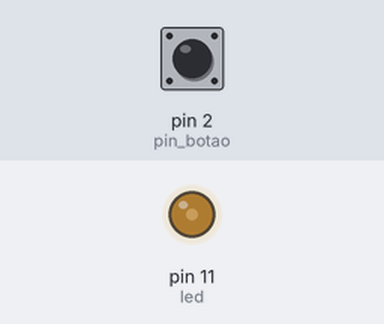
Bench run of a sketch on a simulated Arduino Uno, built with avr-gcc and run on an emulated ATmega328P. On the bench: output pins drawn as LEDs (lit = HIGH). The inputs (shaded band) are chosen by the test bench; at power-on: pin 2 (pin_botao) HIGH.

Above: at 1.2 s.
1.3 s: pin 2 (pin_botao) pulled LOW for 0.15 s
At 1.42 s:
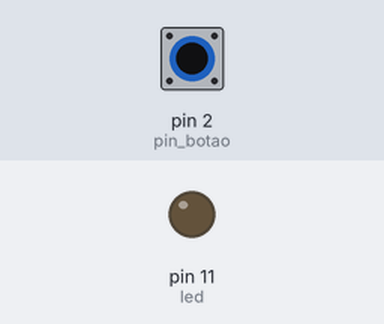
2.9 s: pin 2 (pin_botao) pulled LOW for 1 s
At 5.1 s:
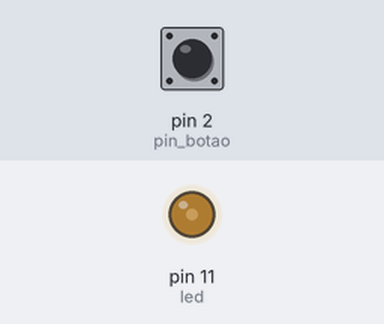
5.4 s: pin 2 (pin_botao) pulled LOW for 3.2 s
At 6.2 s:
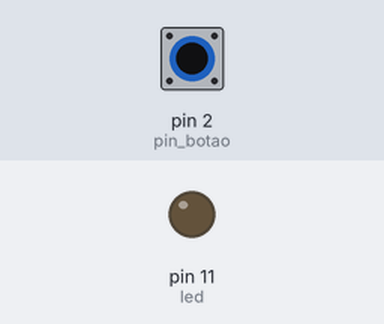
Timing chart, 0 to 10.1 s (numbered marks = the images above; inputs shaded):
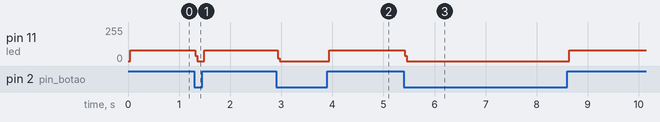

The sketch:

Botao_LED.ino
```cpp
/* ************************************************************************

Colégio SATC
Curso Técnico em Informática
Disciplina: Sistemas Embarcados
Turma: 11XX
Professor: Marcos Antonio Jeremias Coelho

Programa: Acionamento de LED por botão com Pull-Up interno

Autor: Marcos Antonio Jeremias Coelho
Data: 06/03/2023
Versão: 1.0

************************************************************************ */

const int led = 11;				//
const int pin_botao = 2;			//

void setup() {
  pinMode(led, OUTPUT);				//
  pinMode(pin_botao, INPUT_PULLUP);		//
}

void loop() {
  int valor = digitalRead(pin_botao);		//
  if (valor == HIGH) {				//
    digitalWrite(led, HIGH); 			// Acende o led
  }
  if (valor == HIGH){
    digitalWrite(led, LOW); 			// Apaga o led
  }
}
```

Measured:
- after the input at 1.3 s, pin 11 (led): 79/255 → 0/255 at once, → 79/255 0.17 s later
- after the input at 2.9 s, pin 11 (led): 79/255 → 0/255 at once, → 79/255 1.0 s later
- after the input at 5.4 s, pin 11 (led): 79/255 → 0/255 at once, → 79/255 3.2 s later
